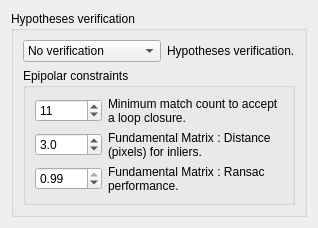
               <widget class="QWidget" name="page_19">
                <layout class="QVBoxLayout" name="verticalLayout_13">
                 <item>
                  <widget class="QGroupBox" name="groupBox_vh_strategy1">
                   <property name="minimumSize">
                    <size>
                     <width>0</width>
                     <height>0</height>
                    </size>
                   </property>
                   <property name="title">
                    <string>Hypotheses verification</string>
                   </property>
                   <layout class="QVBoxLayout" name="verticalLayout_3">
                    <item>
                     <layout class="QGridLayout" name="gridLayout_10" columnstretch="0,1">
                      <item row="0" column="0">
                       <widget class="QComboBox" name="comboBox_vh_strategy">
                        <property name="sizeAdjustPolicy">
                         <enum>QComboBox::AdjustToContents</enum>
                        </property>
                        <item>
                         <property name="text">
                          <string>No verification</string>
                         </property>
                        </item>
                        <item>
                         <property name="text">
                          <string>Epipolar constraints</string>
                         </property>
                        </item>
                       </widget>
                      </item>
                      <item row="0" column="1">
                       <widget class="QLabel" name="label_50">
                        <property name="text">
                         <string>Hypotheses verification.</string>
                        </property>
                       </widget>
                      </item>
                     </layout>
                    </item>
                    <item>
                     <widget class="QGroupBox" name="groupBox_vh_epipolar2">
                      <property name="title">
                       <string>Epipolar constraints</string>
                      </property>
                      <layout class="QGridLayout" name="gridLayout" columnstretch="0,10">
                       <item row="0" column="0">
                        <widget class="QSpinBox" name="surf_spinBox_matchCountMinAccepted">
                         <property name="minimum">
                          <number>8</number>
                         </property>
                         <property name="maximum">
                          <number>100000</number>
                         </property>
                         <property name="value">
                          <number>11</number>
                         </property>
                        </widget>
                       </item>
                       <item row="0" column="1">
                        <widget class="QLabel" name="label_25">
                         <property name="text">
                          <string>Minimum match count to accept a loop closure.</string>
                         </property>
                         <property name="wordWrap">
                          <bool>true</bool>
                         </property>
                        </widget>
                       </item>
                       <item row="1" column="0">
                        <widget class="QDoubleSpinBox" name="surf_doubleSpinBox_ransacParam1">
                         <property name="decimals">
                          <number>1</number>
                         </property>
                         <property name="maximum">
                          <double>10.000000000000000</double>
                         </property>
                         <property name="singleStep">
                          <double>0.100000000000000</double>
                         </property>
                         <property name="value">
                          <double>3.000000000000000</double>
                         </property>
                        </widget>
                       </item>
                       <item row="1" column="1">
                        <widget class="QLabel" name="label_27">
                         <property name="text">
                          <string>Fundamental Matrix : Distance (pixels) for inliers.</string>
                         </property>
                         <property name="wordWrap">
                          <bool>true</bool>
                         </property>
                        </widget>
                       </item>
                       <item row="2" column="0">
                        <widget class="QDoubleSpinBox" name="surf_doubleSpinBox_ransacParam2">
                         <property name="decimals">
                          <number>2</number>
                         </property>
                         <property name="maximum">
                          <double>0.990000000000000</double>
                         </property>
                         <property name="singleStep">
                          <double>0.010000000000000</double>
                         </property>
                         <property name="value">
                          <double>0.990000000000000</double>
                         </property>
                        </widget>
                       </item>
                       <item row="2" column="1">
                        <widget class="QLabel" name="label_28">
                         <property name="text">
                          <string>Fundamental Matrix : Ransac performance.</string>
                         </property>
                         <property name="wordWrap">
                          <bool>true</bool>
                         </property>
                        </widget>
                       </item>
                      </layout>
                     </widget>
                    </item>
                   </layout>
                  </widget>
                 </item>
                 <item>
                  <spacer name="verticalSpacer_3">
                   <property name="orientation">
                    <enum>Qt::Vertical</enum>
                   </property>
                   <property name="sizeHint" stdset="0">
                    <size>
                     <width>0</width>
                     <height>0</height>
                    </size>
                   </property>
                  </spacer>
                 </item>
                </layout>
               </widget>
